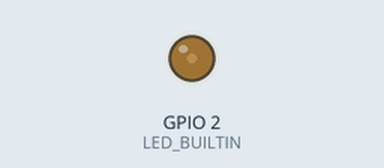
The sketch below on a simulated ESP32. On the bench: output pins drawn as LEDs (lit = HIGH).

Above: at 0.05 s.
At 4.0 s:
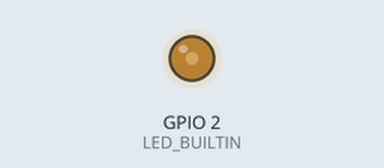
At 6.0 s:
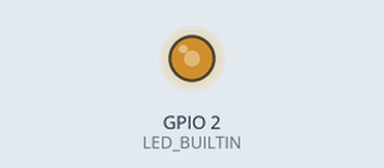
At 8.0 s:
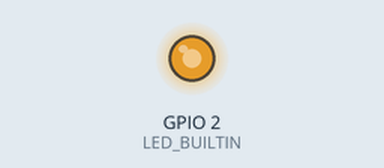
Timing chart, 0 to 10.4 s (numbered marks = the images above):
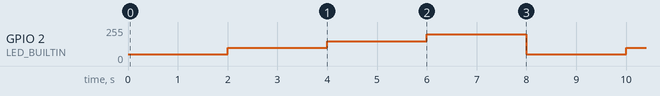

The sketch:

Led_PWM.ino
```cpp
//programa que faz o LED interno da placa aumentar o brilho de forma gradativa
int freq = 5000;
int ledChannel = 0;
int resolution = 7;

void setup() {
  ledcSetup(ledChannel, freq, resolution);
  ledcAttachPin(LED_BUILTIN, ledChannel);
}


void loop() {
  ledcWrite(ledChannel, 25);
  delay(2000);
  ledcWrite(ledChannel, 50);
  delay(2000);
  ledcWrite(ledChannel, 75);
  delay(2000);
  ledcWrite(ledChannel, 100);
  delay(2000);
}
```

Measured:
- by itself, GPIO 2 (LED_BUILTIN): repeats every 8.0 s: 100/255 2.0 s, 149/255 2.0 s, 199/255 2.0 s, 50/255 2.0 s
